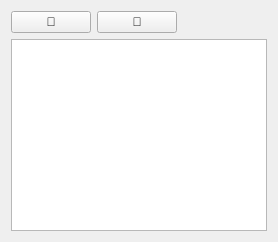
      <widget class="QWidget" name="MessagesTab">
       <attribute name="title">
        <string></string>
       </attribute>
       <attribute name="toolTip">
        <string>Messages</string>
       </attribute>
       <layout class="QVBoxLayout" name="verticalLayout_4">
        <item>
         <widget class="QWidget" name="NetconsoleWidget" native="true">
          <layout class="QHBoxLayout" name="horizontalLayout_10">
           <property name="leftMargin">
            <number>0</number>
           </property>
           <property name="topMargin">
            <number>0</number>
           </property>
           <property name="rightMargin">
            <number>0</number>
           </property>
           <property name="bottomMargin">
            <number>0</number>
           </property>
           <item>
            <widget class="QPushButton" name="CopyButton">
             <property name="text">
              <string></string>
             </property>
            </widget>
           </item>
           <item>
            <widget class="QPushButton" name="ClearButton">
             <property name="text">
              <string></string>
             </property>
            </widget>
           </item>
           <item>
            <spacer name="horizontalSpacer">
             <property name="orientation">
              <enum>Qt::Horizontal</enum>
             </property>
             <property name="sizeType">
              <enum>QSizePolicy::Expanding</enum>
             </property>
             <property name="sizeHint" stdset="0">
              <size>
               <width>10</width>
               <height>10</height>
              </size>
             </property>
            </spacer>
           </item>
          </layout>
         </widget>
        </item>
        <item>
         <widget class="QTextEdit" name="NetConsoleEdit">
          <property name="undoRedoEnabled">
           <bool>false</bool>
          </property>
          <property name="lineWrapMode">
           <enum>QTextEdit::WidgetWidth</enum>
          </property>
          <property name="readOnly">
           <bool>true</bool>
          </property>
         </widget>
        </item>
       </layout>
      </widget>
